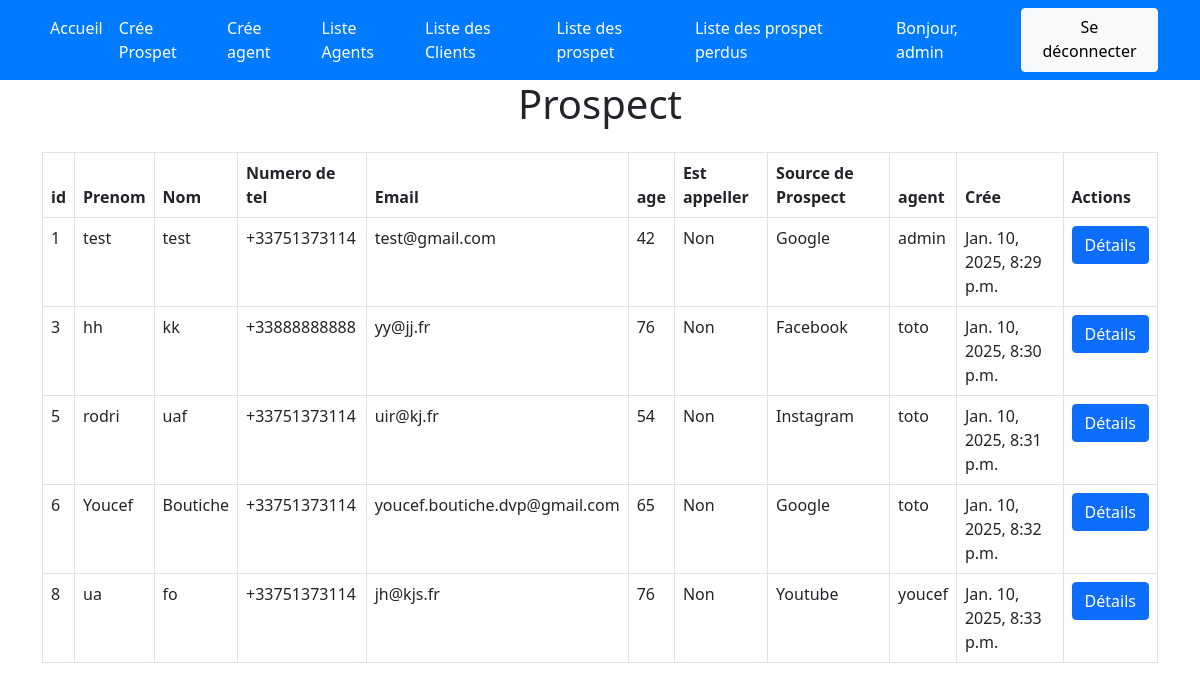
Page /liste-prospet/ (signed in) on the committed database.
### crm_app/models.py (models this page shows, shortened)
class User(AbstractUser):
     pass

class Lead(models.Model):
    SOURCE_CHOICES = (
        ('Youtube','Youtube'),
        ('Google','Goole'),
        ('Newsletter','Newsletter'),
        ('Facebook','Facebook'),
        ('Instagram','Instagram'),
        ('TikTok','TikTok'),
    )
    first_name = models.CharField(max_length=255)
    last_name = models.CharField(max_length=255)
    phone_number = PhoneNumberField()
    email = models.EmailField(validators=[EmailValidator()])
    age = models.IntegerField(null=True, blank=True)
    price = models.DecimalField(max_digits=10,decimal_places=2,default=0)
    phoned = models.BooleanField(default=False)
    source = models.CharField(choices=SOURCE_CHOICES,max_length=100)
    profile_picture = models.ImageField(null=True, blank=True,upload_to='leads/')
    file_field = models.FileField(null=True, blank=True,upload_to='documents/')
    agent = models.ForeignKey(Agent,on_delete=models.CASCADE)
    created_at = models.DateTimeField(auto_now_add=True)

class Agent(models.Model):
    user = models.OneToOneField(User,on_delete=models.CASCADE)
    def __str__(self):
        return self.user.username

### crm_app/views.py (the view)
# urls.py: path('liste-prospet/',list_leads,name="list_leads"),
@login_required
def list_leads(request):
    if request.user.is_superuser:
        leads = Lead.objects.all()
    else :
        try:
            agent = request.user.agent
            leads = Lead.objects.filter(agent=agent)
        except :
            return redirect('not_authorized')
    context = {
        'leads':leads,
    }
    return render(request,'leads/leads_list.html',context)

### crm_app/templates/leads/leads_list.html (shortened to what this page needs)
{% extends "base.html" %}
{% load static %}
{% block content %}
    <div class="container">
        <h1 class="text-center mb-4">Prospect</h1>
        <table class="table table-bordered">
            <thead>
              <tr>
                <th scope="col">id</th>
                <th scope="col">Prenom</th>
                <th scope="col">Nom</th>
                <th scope="col">Numero de tel</th>
                <th scope="col">Email</th>
                <th scope="col">age</th>
                <th scope="col">Est appeller</th>
                <th scope="col">Source de Prospect</th>
                <th scope="col">agent</th>
                <th scope="col">Crée</th>
                <th>Actions</th>
              </tr>
            </thead>
            <tbody>
                {% for lead in leads %}
                    <tr>
                        <td>{{ lead.id }}</td>
                        <td>{{ lead.first_name }}</td>
                        <td>{{ lead.last_name }}</td>
                        <td>{{ lead.phone_number }}</td>
                        <td>{{ lead.email }}</td>
                        <td>{{ lead.age }}</td>
                        <td>{{ lead.phoned|yesno:"Oui,Non" }}</td>
                        <td>{{ lead.source }}</td>
                        <td>{{ lead.agent }}</td>
                        <td>{{ lead.created_at }}</td>
                        <td>
                            <a href="{% url 'details_page' lead.id %}" class="btn btn-primary">Détails</a>
                        </td>
                    </tr>
                {% endfor %}
            </tbody>
          </table>
    </div>
{% endblock content %}

### crm_app/templates/navbar.html (shortened to what this page needs)
<nav class="navbar navbar-expand-lg navbar-dark">
    <div class="container">
        <div class="collapse navbar-collapse" id="navbarNav">
            {% if request.user.is_authenticated %}
                <ul class="navbar-nav me-auto mb-2 mb-lg-0">
                    <li class="nav-item">
                        <a class="nav-link active" aria-current="page" href="{% url 'index' %}">Accueil</a>
                    </li>
                    <li class="nav-item">
                        <a class="nav-link" href="{% url 'create_lead' %}">Crée Prospet</a>
                    </li>
                        {% if request.user.is_superuser %}
                            <li class="nav-item">
                                <a class="nav-link" href="{% url 'create_agent' %}">Crée agent</a>
                            </li>
                            <li class="nav-item">
                                <a class="nav-link" href="{% url 'list_agents' %}">Liste Agents</a>
                            </li>
                        {% endif %}
                    <li class="nav-item">
                        <a class="nav-link" href="{% url 'list_client' %}">Liste des Clients</a>
                    </li>
                    <li class="nav-item">
                        <a class="nav-link" href="{% url 'list_leads' %}">Liste des prospet</a>
                    </li>
                    <li class="nav-item">
                        <a class="nav-link" href="{% url 'list_loss_leads' %}">Liste des prospet perdus</a>
                    </li>
                </ul>
            {% endif %}
            <div class="d-flex">
                {% if request.user.is_authenticated %}
                <a class="nav-link">Bonjour, {{ request.user.username }}</a>
                <a href="{% url 'logout' %}" class="btn btn-light">Se déconnecter</a>
                {% else %}
                    <a href="{% url 'login' %}" class="btn btn-custom me-2">Connexion</a>
                    <a href="{% url 'signup' %}" class="btn btn-custom me-2">S'inscrire</a>
                {% endif %}
            </div>
        </div>
    </div>
</nav>

### static/styles/style.css (style rules this page uses)
.navbar { background-color: #007bff; }
.navbar-brand, .nav-link { color: #fff !important; }

### rows in the picture
User: user.username "admin"
Lead: id "1", first_name "test", last_name "test", phone_number "+33751373114", email "test@gmail.com", age "42", phoned "Non", source "Google", agent "admin", created_at "Jan. 10, 2025, 8:29 p.m."
Lead: id "3", first_name "hh", last_name "kk", phone_number "+33888888888", email "yy@jj.fr", age "76", phoned "Non", source "Facebook", agent "toto", created_at "Jan. 10, 2025, 8:30 p.m."
Lead: id "5", first_name "rodri", last_name "uaf", phone_number "+33751373114", email "uir@kj.fr", age "54", phoned "Non", source "Instagram", agent "toto", created_at "Jan. 10, 2025, 8:31 p.m."
Lead: id "6", first_name "Youcef", last_name "Boutiche", phone_number "+33751373114", email "youcef.boutiche.dvp@gmail.com", age "65", phoned "Non", source "Google", agent "toto", created_at "Jan. 10, 2025, 8:32 p.m."
Lead: id "8", first_name "ua", last_name "fo", phone_number "+33751373114", email "jh@kjs.fr", age "76", phoned "Non", source "Youtube", agent "youcef", created_at "Jan. 10, 2025, 8:33 p.m."
